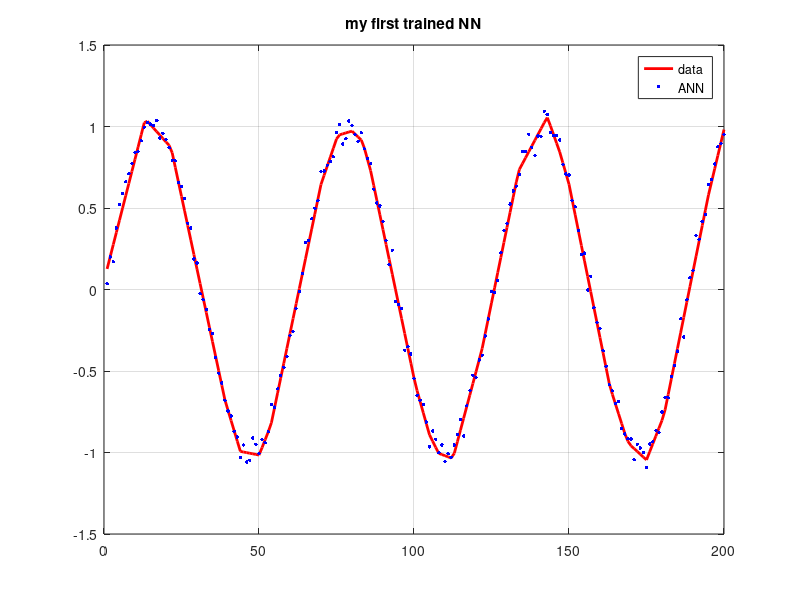
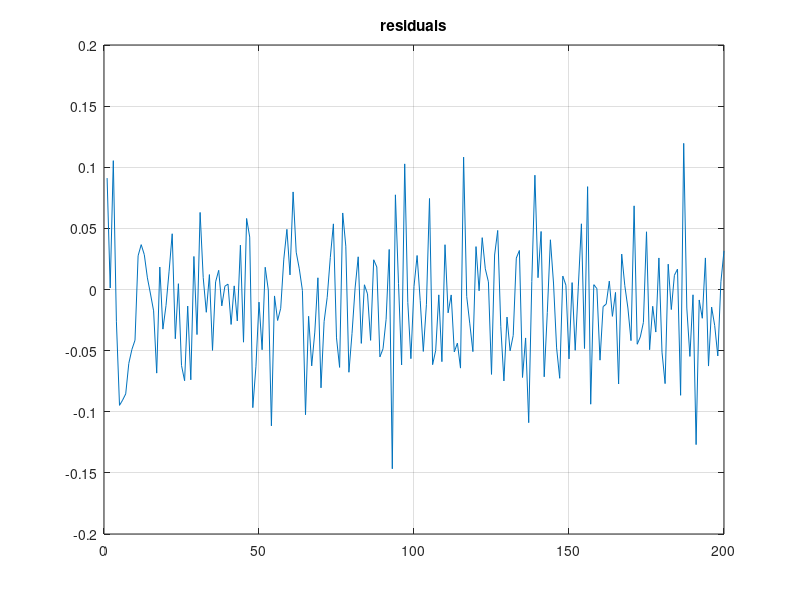

Write MATLAB code to recreate these figures, in order.
function demo_ADAM_ANN_ReLU
clc; close all;
% c) T.Lahmer, 2026

x = 1:1:200;                 % 1×200: 200 samples, 1 feature
Y = sin(0.1*x) + 0.05*randn(size(x));


xMin = min(x);  xMax = max(x);
X   = 2*(x - xMin)/(xMax - xMin) - 1;
layers = [1, 100, 1];    %[input_dim, hidden_dim, output_dim]

num_epochs = 20000;
learning_rate = 0.01;


params = train_adam(X, Y, layers, num_epochs, learning_rate);

[yPred, cache] = forward(X, params);

Visualize(x,Y,yPred);

end


function [params] = train_adam(X, Y, layers, num_epochs, learning_rate)
% X: Eingabedaten (features x samples)  (inputs)
% Y: Zielwerte (outputs x samples)  (outputs)
% layers: z.B. [input_dim, hidden_dim, output_dim]

% Initialisierung
params = init_params(layers);

% ADAM Parameter
beta1 = 0.9;
beta2 = 0.999;
eps = 1e-8;

% Initialisiere Moment-Schätzer  (Moment-estimator)
[m, v] = init_adam(params);

t = 0; % timestep

for epoch = 1:num_epochs
    t = t + 1;

    % Vorwärtspropagation
    [A, cache] = forward(X, params);

    % Verlust (MSE)
    loss = mean((A - Y).^2);

    % Rückwärtspropagation
    grads = backward(X, Y, params, cache);

    % ADAM Update
    [params, m, v] = adam_update(params, grads, m, v, t, learning_rate, beta1, beta2, eps);

    if mod(epoch,1000) == 0  % used for skipping updates
        fprintf('Epoch %d, Loss: %.4f\n', epoch, loss);
    end
end
alive = sum(any(params.W1 * X + params.b1 > 0, 2))   % expect 0
V = params.b2 - Y;

max(abs(params.b2 - Y))                               % expect ≈ 0
end

%% Initialisierung der Parameter
function params = init_params(layers)
for i = 1:length(layers)-1
    %params.(['W' num2str(i)]) = randn(layers(i+1), layers(i)) * 0.1;
    %params.(['b' num2str(i)]) = zeros(layers(i+1),1);
    params.(['W' num2str(i)]) = randn(layers(i+1), layers(i));   % no * 0.01
    params.(['b' num2str(i)]) = randn(layers(i+1), 1);           % random, not zeros
end
end

%% Initialisierung ADAM Variablen
function [m, v] = init_adam(params)
fields = fieldnames(params);
for i = 1:length(fields)
    m.(fields{i}) = zeros(size(params.(fields{i})));
    v.(fields{i}) = zeros(size(params.(fields{i})));
end
end

%% Vorwärtspropagation
function [A, cache] = forward(X, params)
W1 = params.W1; b1 = params.b1;
W2 = params.W2; b2 = params.b2;

Z1 = W1 * X + b1;
A1 = max(0, Z1); % ReLU

Z2 = W2 * A1 + b2;
A = Z2; % lineare Ausgabe

cache = struct('X',X,'Z1',Z1,'A1',A1);
end

%% Rückwärtspropagation
function grads = backward(X, Y, params, cache)
m = size(X,2);

W2 = params.W2;

A1 = cache.A1;
Z1 = cache.Z1;
A = params.W2 * A1 + params.b2;

dZ2 = 2*(A - Y) / m;
grads.W2 = dZ2 * A1';
grads.b2 = sum(dZ2,2);

dA1 = W2' * dZ2;
dZ1 = dA1 .* (Z1 > 0); % ReLU Ableitung

grads.W1 = dZ1 * X';
grads.b1 = sum(dZ1,2);
end

%% ADAM Update
function [params, m, v] = adam_update(params, grads, m, v, t, lr, beta1, beta2, eps)
fields = fieldnames(params);

for i = 1:length(fields)
    key = fields{i};

    % 1. Moment (Mean)
    m.(key) = beta1 * m.(key) + (1 - beta1) * grads.(key);

    % 2. Moment (Varianz)
    v.(key) = beta2 * v.(key) + (1 - beta2) * (grads.(key).^2);

    % Bias-Korrektur
    m_hat = m.(key) / (1 - beta1^t);
    v_hat = v.(key) / (1 - beta2^t);

    % Update
    params.(key) = params.(key) - lr * m_hat ./ (sqrt(v_hat) + eps);
end
end

% Visualization function
function Visualize(x,Y,yPred)

figure                
plot(x, yPred, 'r-', 'LineWidth', 2);
hold on        
plot(x, Y, 'b.', 'MarkerSize', 8); 
legend('data', 'ANN'); grid on
title('my first trained NN')

figure
plot(x, yPred - Y)
title('residuals'); grid on
end
